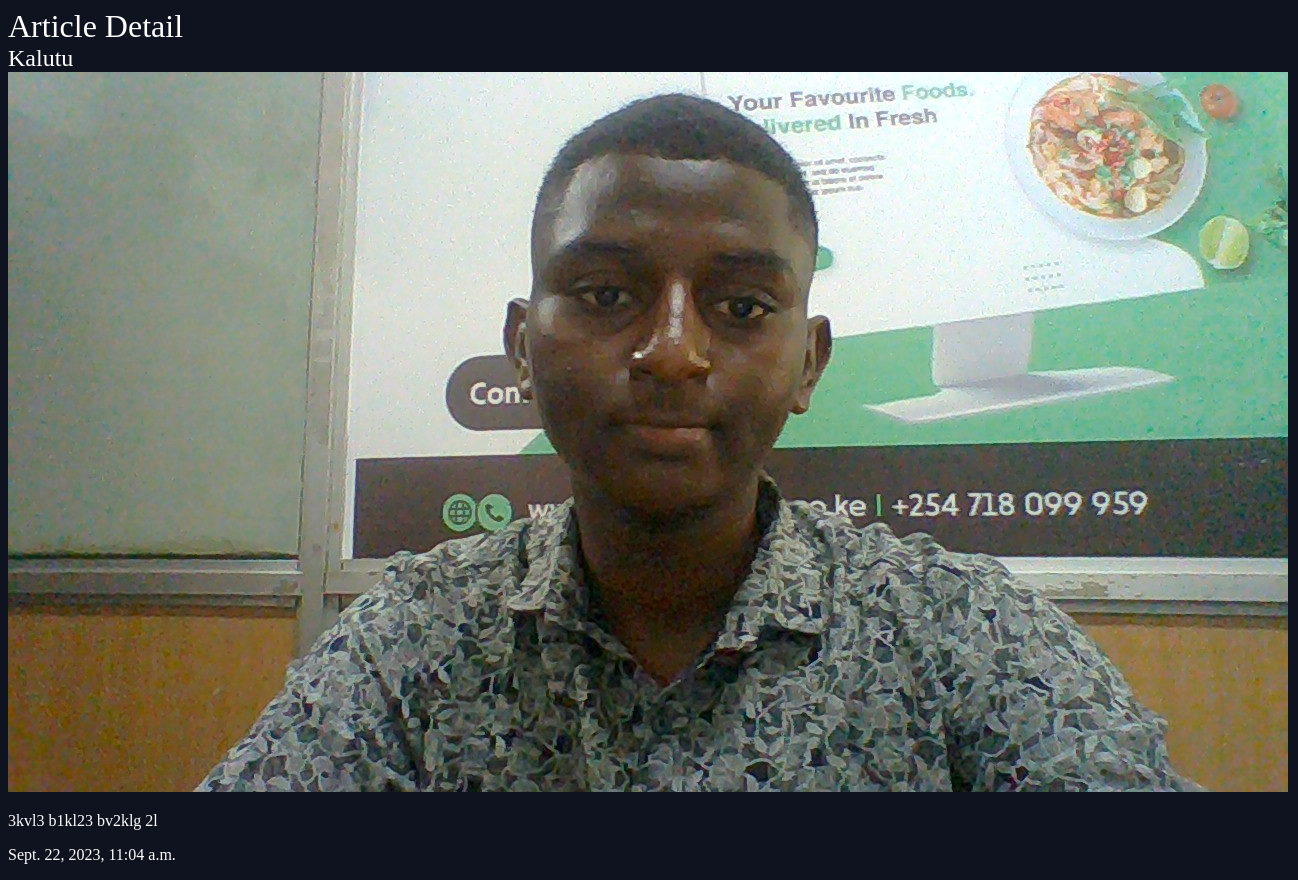
Page /articles/kal/ on the committed database.
### articles/models.py (models this page shows, shortened)
class Article(models.Model):
    title = models.CharField(max_length=100)
    slug = models.SlugField()
    body = models.TextField()
    date = models.DateTimeField()
    thumb = models.ImageField(default="default.jpg", blank=True)

### articles/views.py (the view)
# urls.py: path('<slug>/', article_detail, name='detail'),
def article_detail(request, slug):
    article = Article.objects.get(slug=slug)
    return render(request, 'articles/article_detail.html', {"article":article})

### articles/templates/articles/article_detail.html
{% extends 'base.html' %}
{% block content %}
    <h1>Article Detail</h1>
    <div class="article_detail">
        <div class="article">
            <h2>{{ article.title }}</h2>
            <img src="..{{ article.thumb.url }}">
            <p>{{ article.body }}</p>
            <p>{{ article.date }}</p>
        </div>
    </div>
{% endblock %}

### articles/static/css/styles.css (style rules this page uses)
body { background-color: #0f121f; background-image: url(../img/star.jpg); background-repeat: no-repeat; color: #fff; }
h1, h2, h3, h4, h5 { font-weight: normal; margin: 0; }

### rows in the picture
Article: title "Kalutu", thumb (picture), body "3kvl3 b1kl23 bv2klg 2l", date "Sept. 22, 2023, 11:04 a.m."
